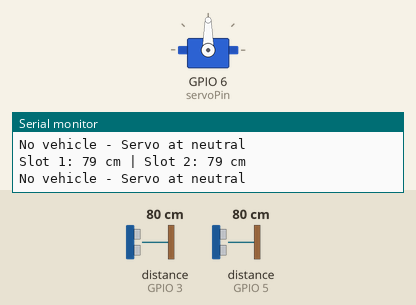
Bench run of a sketch on a simulated ESP32-S3. On the bench: servo, the last lines printed to the serial monitor. Wiring (inferred from the names in the program): 2 × ultrasonic range finder: trigger GPIO 2, echo GPIO 3 / trigger GPIO 4, echo GPIO 5. The test bench sets the inputs (shaded band); at power-on: distance to the obstacle (sensors on GPIO 3, GPIO 5) 80 cm. The echo pulse lasts 58.3 µs per cm.

Above: at 1.8 s.
1.9 s: distance to the obstacle (sensor on GPIO 3) set to 7 cm
3.4 s: distance to the obstacle (sensor on GPIO 3) set to 4 cm
At 4.8 s:
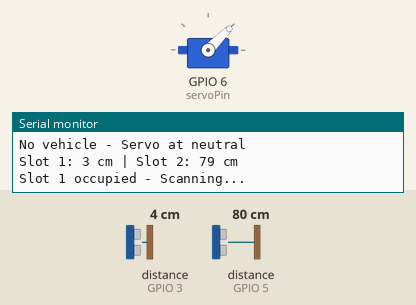
Timing chart, 0 to 6.4 s (numbered marks = the images above; inputs shaded):
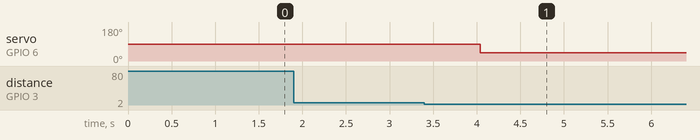

The sketch:

vehicle_detection_arduino.ino
```cpp
#include <Servo.h>

// Ultrasonic sensors
#define trigPin1 2
#define echoPin1 3
#define trigPin2 4
#define echoPin2 5

// Servo + ESP32 trigger
#define servoPin 6
#define espTriggerPin 7  // OUTPUT to ESP32-CAM input pin

Servo myServo;

void setup() {
  Serial.begin(9600);

  // Set ultrasonic pins
  pinMode(trigPin1, OUTPUT);
  pinMode(echoPin1, INPUT);
  pinMode(trigPin2, OUTPUT);
  pinMode(echoPin2, INPUT);

  // Servo setup
  myServo.attach(servoPin);
  myServo.write(90); // Start at neutral

  // ESP32-CAM trigger pin
  pinMode(espTriggerPin, OUTPUT);
  digitalWrite(espTriggerPin, LOW); // Default LOW
}

// Measure distance using ultrasonic sensor
long readDistance(int trigPin, int echoPin) {
  digitalWrite(trigPin, LOW);
  delayMicroseconds(2);
  digitalWrite(trigPin, HIGH);
  delayMicroseconds(10);
  digitalWrite(trigPin, LOW);

  return pulseIn(echoPin, HIGH) * 0.034 / 2;
}

// Trigger ESP32 to capture image
void triggerESP32() {
  digitalWrite(espTriggerPin, HIGH);
  delay(100); // Short HIGH pulse
  digitalWrite(espTriggerPin, LOW);
}

void loop() {
  long distance1 = readDistance(trigPin1, echoPin1);
  long distance2 = readDistance(trigPin2, echoPin2);

  Serial.print("Slot 1: ");
  Serial.print(distance1);
  Serial.print(" cm | Slot 2: ");
  Serial.print(distance2);
  Serial.println(" cm");

  if (distance1 < 5 && distance2 < 5) {
    Serial.println("Both slots occupied - scanning both");

    myServo.write(45); // Face Slot 1
    delay(1000);
    triggerESP32(); // Trigger capture
    Serial.println("Scanning Slot 1 - Waiting 10 seconds...");
    delay(10000);

    myServo.write(135); // Face Slot 2
    delay(1000);
    triggerESP32(); // Trigger capture
    Serial.println("Scanning Slot 2 - Waiting 10 seconds...");
    delay(10000);

    myServo.write(90); // Neutral
  }
  else if (distance1 < 5) {
    Serial.println("Slot 1 occupied - Scanning...");
    myServo.write(45);
    delay(1000);
    triggerESP32();
    delay(10000);
    myServo.write(90);
  }
  else if (distance2 < 5) {
    Serial.println("Slot 2 occupied - Scanning...");
    myServo.write(135);
    delay(1000);
    triggerESP32();
    delay(10000);
    myServo.write(90);
  }
  else {
    myServo.write(90);
    Serial.println("No vehicle - Servo at neutral");
  }

  delay(1000); // Delay between cycles
}
```

Measured:
- the behaviour switches between 6 and 5 cm on distance to the obstacle (sensor on GPIO 3) (found by bisection; images 0 and 1)
- after the input at 3.4 s, servo on GPIO 6 (servoPin): 90° → 45° after 0.64 s
